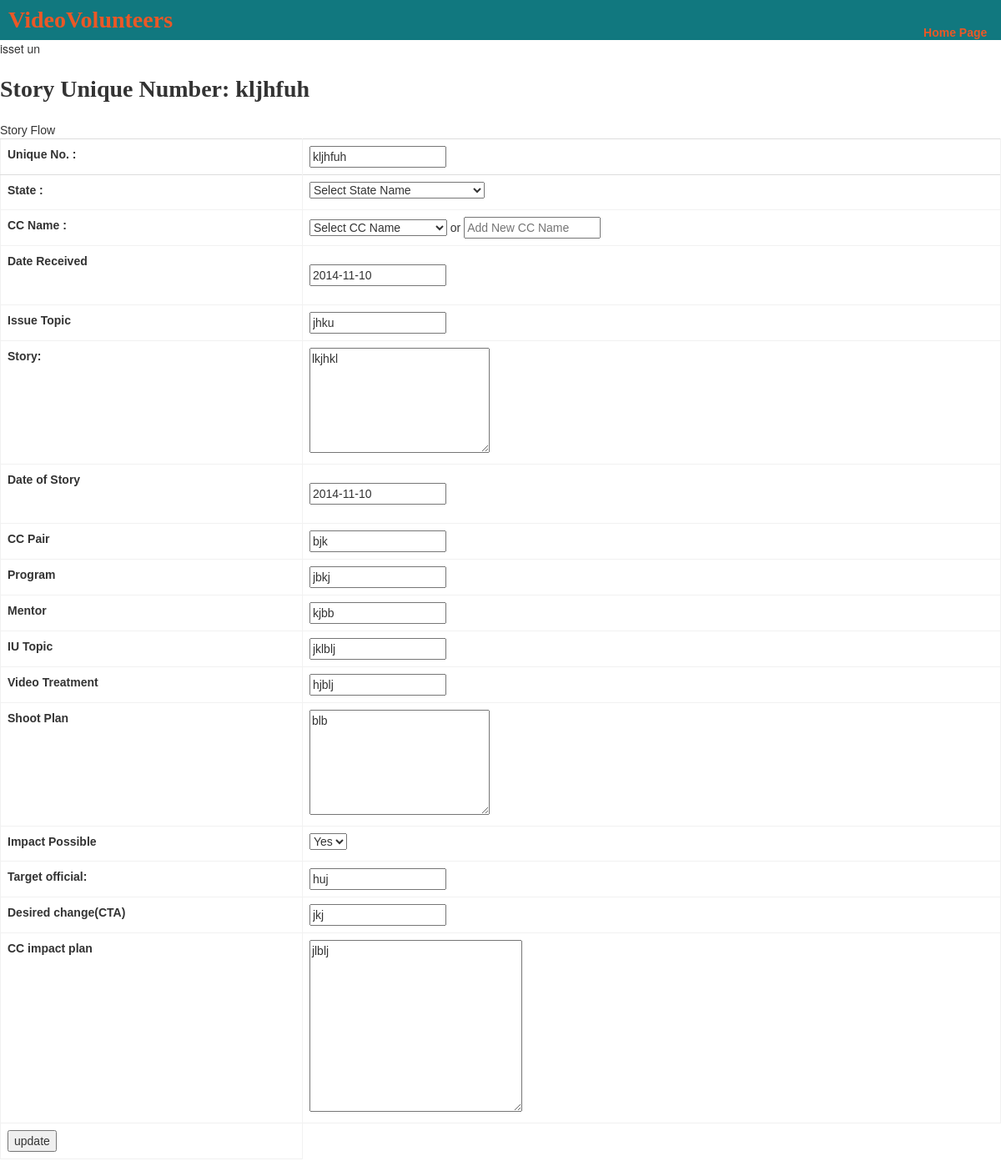
/storyeditor.php?un=kljhfuh, run on the app's committed database.
### tables this page shows
CREATE TABLE `storytrack` (
  `fid` int(10) NOT NULL AUTO_INCREMENT,
  `ccname` varchar(30) DEFAULT NULL,
  `state` varchar(20) DEFAULT NULL,
  `receiveddate` date DEFAULT NULL,
  `issuetopic` varchar(50) DEFAULT NULL,
  `storydescription` varchar(300) DEFAULT NULL,
  `paymentstatus` varchar(10) DEFAULT NULL,
  `editstatus` varchar(10) DEFAULT NULL,
  `editedmonth` date DEFAULT NULL,
  `notes` varchar(100) DEFAULT NULL,
  `publishplatform` varchar(10) DEFAULT NULL,
  `editor` varchar(30) DEFAULT NULL,
  `editorpayment` varchar(10) DEFAULT NULL,
  `uploaddate` date DEFAULT NULL,
  `publishdate` date DEFAULT NULL,
  `receivedRO` varchar(10) DEFAULT NULL,
  `receivedHQ` varchar(10) DEFAULT NULL,
  `uniquenumber` varchar(30) DEFAULT NULL,
  `dateofstory` date DEFAULT NULL,
  `ccpair` varchar(30) DEFAULT NULL,
  `program` varchar(30) DEFAULT NULL,
  `mentor` varchar(30) DEFAULT NULL,
  `iutopic` varchar(30) DEFAULT NULL,
  `videotreatment` varchar(30) DEFAULT NULL,
  `shootplan` varchar(30) DEFAULT NULL,
  `stage` varchar(30) DEFAULT NULL,
  `impactpossible` varchar(20) DEFAULT NULL,
  `targetofficial` varchar(20) DEFAULT NULL,
  `desiredchange` varchar(20) DEFAULT NULL,
  `ccimpactplan` varchar(20) DEFAULT NULL,
  PRIMARY KEY (`fid`),
  UNIQUE KEY `uniquenumber` (`uniquenumber`)
);

### model/dbcon.php (called while the page is built, shortened)
<?php
function dbopen(){
	$host="localhost";
	$username="root";
	$password="root";
	$db_name="videovol";
	$db= new mysqli($host, $username, $password, $db_name);
	return($db);
}
function getAsAssocArray($sql) {
	$db=dbopen();
	$result = mysqli_query($db, $sql);
	$data = mysqli_fetch_assoc($result);
	return $data;
}
?>

### model/StoryDB.php (called while the page is built, shortened)
<?php include_once('../model/dbcon.php');
function getDataByUniqueNumber($un) {
	$sql = "select fid, ccname, state, receiveddate, issuetopic, storydescription, dateofstory, ccpair, program, mentor, iutopic, videotreatment, shootplan, stage, impactpossible,targetofficial,desiredchange,ccimpactplan from storytrack where uniquenumber = '" . $un . "'";
 	return getAsAssocArray($sql);
 }
?>

### public/storyeditor.php (the view, shortened to what this page needs)
<?php
include('header.php');
include_once("../model/StoryDB.php");
if (isset($_GET['un'])) {
    $un = $_GET['un'];
	echo "isset un";
	$storyData = getDataByUniqueNumber($un);
}
?>
<h1><?php if (isset($un)) echo "Story Unique Number: ". $un; ?></h1>
<form name="creatStory-form" method="GET" action="index.php">
	<h2>Story Flow</h2>
	<table class="table table-hover">
	<div class="container">
		<tr>
			<td valign="top">
				<label for="unique_no">Unique No. :</label>
			</td>
			<td>
				<input type="text" name="uniquenumber"
<?php if (isset($storyData)) echo "value= \"" . $un . "\""; ?> />
			</td>
		</tr>
		<tr>
		<tr>
			<td valign="top"><label for="states">State :</label>
			</td>
			<td>
				<select name="state">
					<option value="select state name">Select State Name</option>
				</select>
			</td>
		</tr>
					<td valign="top">
				<label for="name">CC Name :</label>
			</td>
			<td>
				<select name="ccname">
				 <optgroup label="example 1">
					<option value="select cc name">Select CC Name</option>
				</optgroup>
				</select> or
					<input type="text" name="addccname" placeholder="Add New CC Name">
			</td>
		</tr>
		<tr>
			<td valign="top">
				<label for="dateReceived">Date Received</label>
			</td>
			<td>
				<p><input type="text" name="dateReceived" id="dateReceivedDatePick"
				          <?php if (isset($storyData)) echo "value= \"" . $storyData['receiveddate'] . "\""; ?>></p>
			</td>
		</tr>
 		<tr>
	<td valign="top">
		<label for="issue">Issue Topic</label>
	</td>
	<td>
		<input type="text" name="issuetopic" <?php if (isset($storyData)) echo "value= \"" . $storyData['issuetopic'] . "\""; ?> />
	</td>
</tr>
		<tr>
		 	<td valign="top">
		 		 <label for="story">Story: </label>
		 	</td>
		 	<td valign="top">
		  		<textarea  name="story" maxlength="1000" cols="25" rows="6">
<?php if (isset($storyData)) echo $storyData['storydescription']; ?>
		  		</textarea>
		 	</td>
		</tr>
 		<tr>
	<td valign="top">
		<label for="storydate">Date of Story</label>
	</td>
	<td>
		<p><input type="text" name="dateofstory" id="dateOfStoryDatePick"
<?php if (isset($storyData)) echo "value= \"" . $storyData['dateofstory'] . "\""; ?> />
		</p>
	</td>
</tr>
		<tr valign="top">
			<td>
				<label for="cc_pair">CC Pair</label>
			</td>
			<td>
				<input type="text" name="cc_pair"
<?php if (isset($storyData)) echo "value= \"" . $storyData['ccpair'] . "\""; ?> />
			</td>
		</tr>
		<tr valign="top">
			<td>
				<label for="program">Program</label>
			</td>
			<td>
				<input type="text" name="program"
<?php if (isset($storyData)) echo "value= \"" . $storyData['program'] . "\""; ?> />
			</td>
		</tr>
		<tr valign="top">
			<td>
				<label for="mentor">Mentor</label>
			</td>
			<td>
				<input type="text" name="mentor"
<?php if (isset($storyData)) echo "value= \"" . $storyData['mentor'] . "\""; ?> />
			</td>
		</tr>
		<tr valign="top">
			<td>
				<label for="iu_topic">IU Topic</label>
			</td>
			<td>
				<input type="text" name="iu_topic"
<?php if (isset($storyData)) echo "value= \"" . $storyData['iutopic'] . "\""; ?> />
			</td>
		</tr>
		<tr valign="top">
			<td>
				<label for="video_treatment">Video Treatment</label>
			</td>
			<td>
				<input type="text" name="video_treatment"
<?php if (isset($storyData)) echo "value= \"" . $storyData['videotreatment'] . "\""; ?> />
			</td>
		</tr>
		<tr valign="top">
			<td>
				<label for="shoot_plan">Shoot Plan</label>
			</td>
		 	<td valign="top">
		  		<textarea  name="shoot_plan" maxlength="1000" cols="25" rows="6">
<?php if (isset($storyData)) echo $storyData['shootplan']; ?>
		  		</textarea>
		 	</td>
		</tr>
		<tr valign="top">
			<td>
				<label for="impactpossible">Impact Possible</label>
			</td>
			<td>
			<select type="text" name="impactpossible">
					<option value="Yes">Yes</option>
			</select>
			</td>
		</tr>
		<tr>
			<td valign="top">
				<label for="impact-process">Target official:</label>
			</td>
			<td>
				<input type="text" name="targetofficial" value=
<?php if (isset($storyData)) echo $storyData['targetofficial']; ?> >
			</td>
		</tr>
		<tr>
			<td valign="top">
				<label for="impact-status">Desired change(CTA)</label>
			</td>
			<td>
				<input type="text" name="desiredchange" value=
<?php if (isset($storyData)) echo $storyData['desiredchange']; ?> >
			</td>
		</tr>
		<tr>
			<td valign="top">
				<label for="impact-process">CC impact plan</label>
			</td>
			<td>
				<textarea name="ccimpactplan" id="" cols="30" rows="10">
<?php if (isset($storyData)) echo $storyData['ccimpactplan']; ?>
				</textarea>
			</td>
		<tr>
		 	<td>
				<input type="submit" name="action" value=
<?php if (isset($_GET['un'])) echo "update"; else echo "add"; ?> >
			</td>
		</tr>
	</div>
	</table>
</form>
</body>
</html>

### public/main.css (style rules this page uses)
* { font-family: Helvetica; }
h1 { font-family: Georgia; }
td { border:1px solid #f1f1f1 ; }

### data on the page
storytrack: dateReceived "2014-11-10", issuetopic "jhku", story "lkjhkl", dateofstory "2014-11-10", cc_pair "bjk", program "jbkj", mentor "kjbb", iu_topic "jklblj", video_treatment "hjblj", shoot_plan "blb", targetofficial "huj", desiredchange "jkj", ccimpactplan "jlblj"

### other printed values
$un "kljhfuh"
